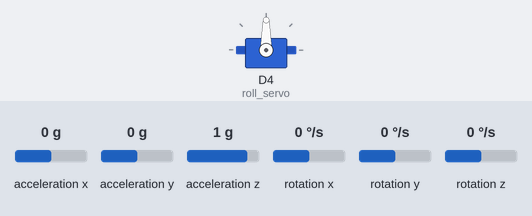
The sketch below on a simulated ESP8266 (NodeMCU). On the bench: servo. Wiring (inferred from the names in the program): MPU-6050 motion sensor at I2C address 0x68. The inputs (shaded band) are chosen by the test bench; at power-on: acceleration y 0 g, rotation x 0 °/s, acceleration x 0 g, acceleration z 1 g, rotation y 0 °/s, rotation z 0 °/s.

Above: at 1.6 s.
1.7 s: acceleration y set to -1.4 g
At 2.19 s:
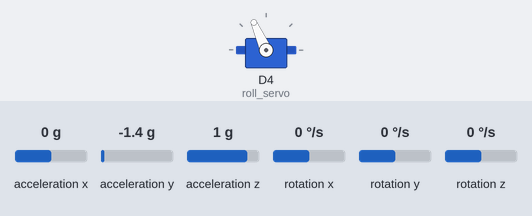
At 4.39 s:
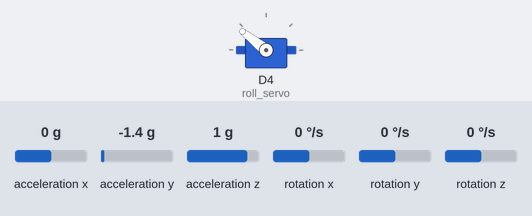
4.7 s: rotation x set to 192 °/s
7.7 s: rotation x set to -192 °/s
At 9.5 s:
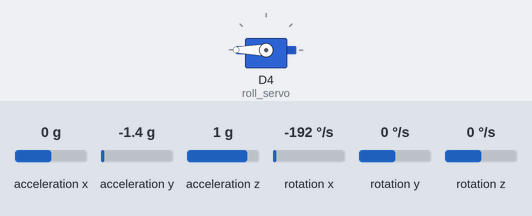
Timing chart, 0 to 11.0 s (numbered marks = the images above; inputs shaded):
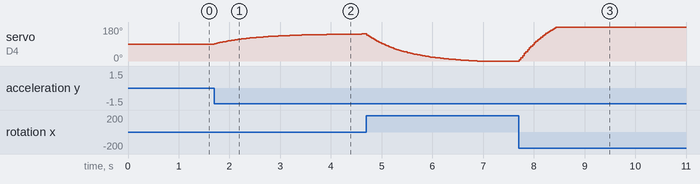

Measured:
- after the input at 1.7 s, servo on D4 (roll_servo): moves from 90° to 143° over 2.9 s, starting at once
- after the input at 7.7 s, servo on D4 (roll_servo): moves from 0° to 180° over 0.76 s, starting at once

The sketch:

motionCapture.ino
```cpp
#include <Wire.h>
#include <math.h>
#include <Servo.h>

#define MPU6050_I2C_ADDRESS 0x68
#define FREQ  30.0  // Sample frequency in Hz

Servo roll_servo;

// Global angle, gyro derived
double gSensitivity = 65.5;  // For 500 deg/s
double gx = 0, gy = 0, gz = 0;
double gyrX = 0, gyrY = 0, gyrZ = 0;
int16_t accX = 0, accY = 0, accZ = 0;

double gyrXoffs = -281.00, gyrYoffs = 18.00, gyrZoffs = -83.00;

void setup() {
  uint8_t sample_div;

  Serial.begin(115200);  // Use 115200 baud rate for ESP8266
  Wire.begin(D2, D1);    // SDA -> D2 (GPIO4), SCL -> D1 (GPIO5)

  // Servo pin adjusted for ESP8266
  roll_servo.attach(D4, 550, 2550);  // Attach to GPIO2 (D4)

  // Initialize MPU6050
  i2c_write_reg(MPU6050_I2C_ADDRESS, 0x6b, 0x00);  // Wake up MPU6050
  i2c_write_reg(MPU6050_I2C_ADDRESS, 0x1a, 0x01);  // Low-pass filter
  i2c_write_reg(MPU6050_I2C_ADDRESS, 0x1b, 0x08);  // 500 deg/s setting

  // Set sample rate
  sample_div = 1000 / FREQ - 1;
  i2c_write_reg(MPU6050_I2C_ADDRESS, 0x19, sample_div);

  // Calibrate MPU6050
  calibrate();
}

void loop() {
  unsigned long start_time = millis();
  read_sensor_data();

  // Calculate angles from accelerometer
  double ay = atan2(accX, sqrt(pow(accY, 2) + pow(accZ, 2))) * 180 / M_PI;
  double ax = atan2(accY, sqrt(pow(accX, 2) + pow(accZ, 2))) * 180 / M_PI;

  // Gyro-based angles
  gx = gx + gyrX / FREQ;
  gy = gy - gyrY / FREQ;
  gz = gz + gyrZ / FREQ;

  // Complementary filter
  gx = gx * 0.96 + ax * 0.04;
  gy = gy * 0.96 + ay * 0.04;

  // Check for Serial input
  if (Serial.available()) {
    char rx_char = Serial.read();
    if (rx_char == '.') {
      Serial.print(gx, 2); Serial.print(", ");
      Serial.print(gy, 2); Serial.print(", ");
      Serial.println(gz, 2);
    }
    if (rx_char == 'z') {
      gz = 0;
    }
  }

  // Move servo based on calculated angle
  roll_servo.write(-gx + 90);

  unsigned long end_time = millis();
  delay(((1 / FREQ) * 1000) - (end_time - start_time));  // Delay to maintain sample rate
}

void calibrate() {
  int x;
  long xSum = 0, ySum = 0, zSum = 0;
  uint8_t i2cData[6];
  int num = 500;

  for (x = 0; x < num; x++) {
    i2c_read(MPU6050_I2C_ADDRESS, 0x43, i2cData, 6);

    xSum += ((int16_t)(i2cData[0] << 8) | i2cData[1]);  // Cast to int16_t
    ySum += ((int16_t)(i2cData[2] << 8) | i2cData[3]);  // Cast to int16_t
    zSum += ((int16_t)(i2cData[4] << 8) | i2cData[5]);  // Cast to int16_t
  }

  gyrXoffs = xSum / num;
  gyrYoffs = ySum / num;
  gyrZoffs = zSum / num;
}

void read_sensor_data() {
  uint8_t i2cData[14];
  i2c_read(MPU6050_I2C_ADDRESS, 0x3b, i2cData, 14);

  accX = ((int16_t)(i2cData[0] << 8) | i2cData[1]);  // Cast to int16_t
  accY = ((int16_t)(i2cData[2] << 8) | i2cData[3]);  // Cast to int16_t
  accZ = ((int16_t)(i2cData[4] << 8) | i2cData[5]);  // Cast to int16_t

  // Fixing gyro readings
  gyrX = (((int16_t)(i2cData[8] << 8) | i2cData[9]) - gyrXoffs) / gSensitivity;
  gyrY = (((int16_t)(i2cData[10] << 8) | i2cData[11]) - gyrYoffs) / gSensitivity;
  gyrZ = (((int16_t)(i2cData[12] << 8) | i2cData[13]) - gyrZoffs) / gSensitivity;
}

// I2C Read
int i2c_read(int addr, int start, uint8_t *buffer, int size) {
  Wire.beginTransmission(addr);
  Wire.write(start);
  Wire.endTransmission(false);
  Wire.requestFrom((uint8_t)addr, (size_t)size, (bool)true);  // Cast to avoid warning
  for (int i = 0; i < size && Wire.available(); i++) {
    buffer[i] = Wire.read();
  }
  return 0;
}

// I2C Write
int i2c_write_reg(int addr, int reg, uint8_t data) {
  Wire.beginTransmission(addr);
  Wire.write(reg);
  Wire.write(data);
  return Wire.endTransmission(true);
}
```
